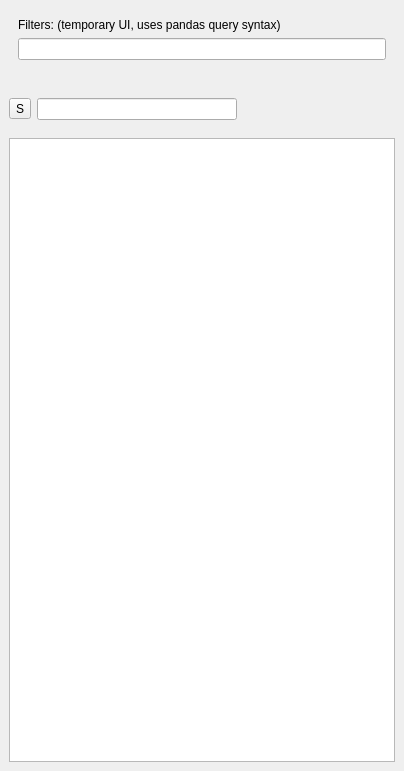
<?xml version="1.0" encoding="UTF-8"?>
<ui version="4.0">
 <class>Form</class>
 <widget class="QWidget" name="Form">
  <property name="geometry">
   <rect>
    <x>0</x>
    <y>0</y>
    <width>404</width>
    <height>771</height>
   </rect>
  </property>
  <property name="minimumSize">
   <size>
    <width>270</width>
    <height>0</height>
   </size>
  </property>
  <property name="maximumSize">
   <size>
    <width>16777215</width>
    <height>16777215</height>
   </size>
  </property>
  <property name="windowTitle">
   <string>Form</string>
  </property>
  <layout class="QVBoxLayout" name="verticalLayout">
   <property name="spacing">
    <number>0</number>
   </property>
   <property name="leftMargin">
    <number>0</number>
   </property>
   <property name="topMargin">
    <number>0</number>
   </property>
   <property name="rightMargin">
    <number>0</number>
   </property>
   <property name="bottomMargin">
    <number>0</number>
   </property>
   <item>
    <widget class="QWidget" name="widget" native="true">
     <layout class="QVBoxLayout" name="verticalLayout_2">
      <property name="spacing">
       <number>9</number>
      </property>
      <property name="leftMargin">
       <number>9</number>
      </property>
      <property name="topMargin">
       <number>9</number>
      </property>
      <property name="rightMargin">
       <number>9</number>
      </property>
      <property name="bottomMargin">
       <number>9</number>
      </property>
      <item>
       <widget class="QWidget" name="queryWidget" native="true">
        <property name="styleSheet">
         <string notr="true"/>
        </property>
        <layout class="QVBoxLayout" name="verticalLayout_3">
         <property name="bottomMargin">
          <number>0</number>
         </property>
         <item>
          <widget class="QLabel" name="label">
           <property name="text">
            <string>Filters: (temporary UI, uses pandas query syntax)</string>
           </property>
          </widget>
         </item>
         <item>
          <widget class="QLineEdit" name="queryEdit"/>
         </item>
         <item>
          <widget class="QLabel" name="queryLabel">
           <property name="text">
            <string/>
           </property>
          </widget>
         </item>
        </layout>
       </widget>
      </item>
      <item>
       <widget class="QFrame" name="frame">
        <property name="frameShadow">
         <enum>QFrame::Plain</enum>
        </property>
        <property name="lineWidth">
         <number>1</number>
        </property>
        <layout class="QHBoxLayout" name="horizontalLayout">
         <property name="leftMargin">
          <number>0</number>
         </property>
         <property name="rightMargin">
          <number>0</number>
         </property>
         <item>
          <widget class="QToolButton" name="configButton">
           <property name="text">
            <string>S</string>
           </property>
          </widget>
         </item>
         <item>
          <widget class="QLineEdit" name="filterEdit">
           <property name="sizePolicy">
            <sizepolicy hsizetype="Fixed" vsizetype="Fixed">
             <horstretch>0</horstretch>
             <verstretch>0</verstretch>
            </sizepolicy>
           </property>
           <property name="minimumSize">
            <size>
             <width>200</width>
             <height>0</height>
            </size>
           </property>
          </widget>
         </item>
         <item>
          <spacer name="horizontalSpacer">
           <property name="orientation">
            <enum>Qt::Horizontal</enum>
           </property>
           <property name="sizeHint" stdset="0">
            <size>
             <width>40</width>
             <height>20</height>
            </size>
           </property>
          </spacer>
         </item>
        </layout>
       </widget>
      </item>
      <item>
       <widget class="QTableView" name="tableView">
        <property name="minimumSize">
         <size>
          <width>50</width>
          <height>50</height>
         </size>
        </property>
        <property name="font">
         <font>
          <pointsize>13</pointsize>
         </font>
        </property>
        <attribute name="horizontalHeaderMinimumSectionSize">
         <number>30</number>
        </attribute>
        <attribute name="verticalHeaderCascadingSectionResizes">
         <bool>false</bool>
        </attribute>
        <attribute name="verticalHeaderDefaultSectionSize">
         <number>45</number>
        </attribute>
        <attribute name="verticalHeaderMinimumSectionSize">
         <number>42</number>
        </attribute>
       </widget>
      </item>
     </layout>
    </widget>
   </item>
  </layout>
 </widget>
 <resources/>
 <connections/>
</ui>
